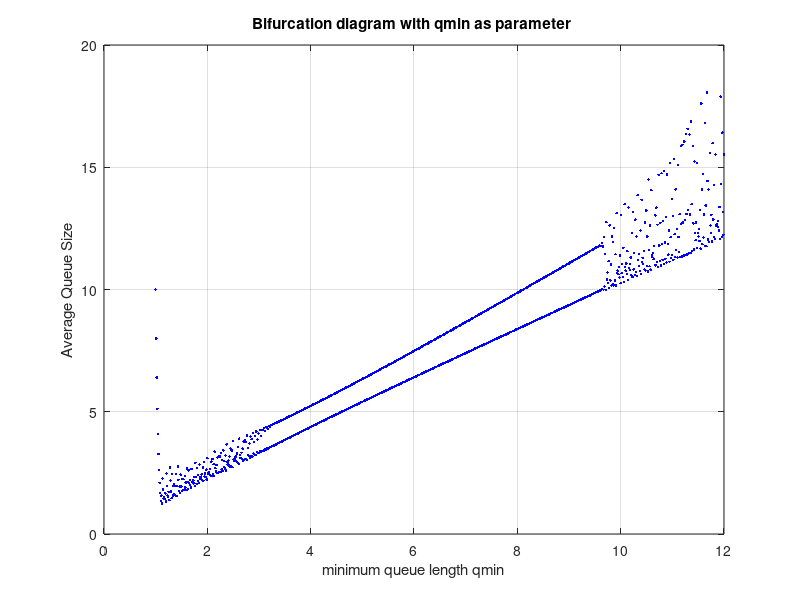

Write MATLAB code to recreate this figure.
%qmax=3*qmin
clear all;
C=1.54*1000*1000;
d=0.0228;
M=4000;
rwnd=1000;
N=1;
pmax=0.1;
qmin(1)=1;
qmax(1)=3;
K=sqrt(3/2);
p(1)=0.1;
qave(1)=10;
w=0.2;
NUM=1000;
if qave(1)<=qmin(1)
        p(1)=0;
elseif qave(1)>=qmax(1)
            p(1)=1;
else
            p(1)=(qave(1)-qmin(1))/(qmax(1)-qmin(1))*pmax;
end

for i=1:NUM
    if (p(i)~=0)
        q(i)=max((K*N/sqrt(p(i))-C*d/M),0);
    else
        q(i)=rwnd*N-C*d/M;
    end
    
    qave(i+1)=(1-w)*qave(i)+w*q(i);
    %if (qmin(i)<qave(i+1))&(qave(i+1)<qmax)
    qmin(i+1)=qmin(i)+(12-qmin(1))/NUM;
    qmax(i+1)=3*qmin(i);
    
    if qave(i+1)<=qmin(i)
        p(i+1)=0;
    elseif qave(i+1)>=qmax(i)
            p(i+1)=1;
    else
            p(i+1)=(qave(i+1)-qmin(i))/(qmax(i)-qmin(i))*pmax;
    end
end

plot(qmin,qave,'b.')
grid on
xlabel('minimum queue length qmin')
ylabel('Average Queue Size')
title('Bifurcation diagram with qmin as parameter ')

